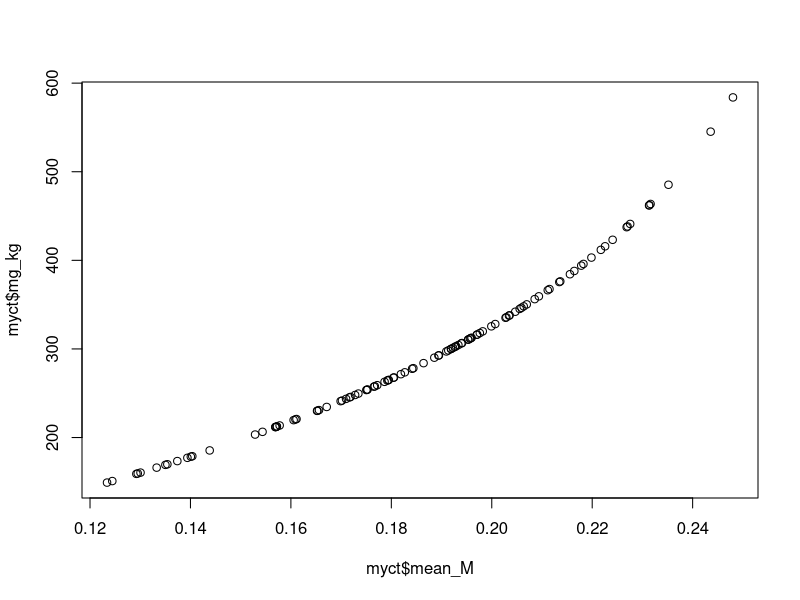
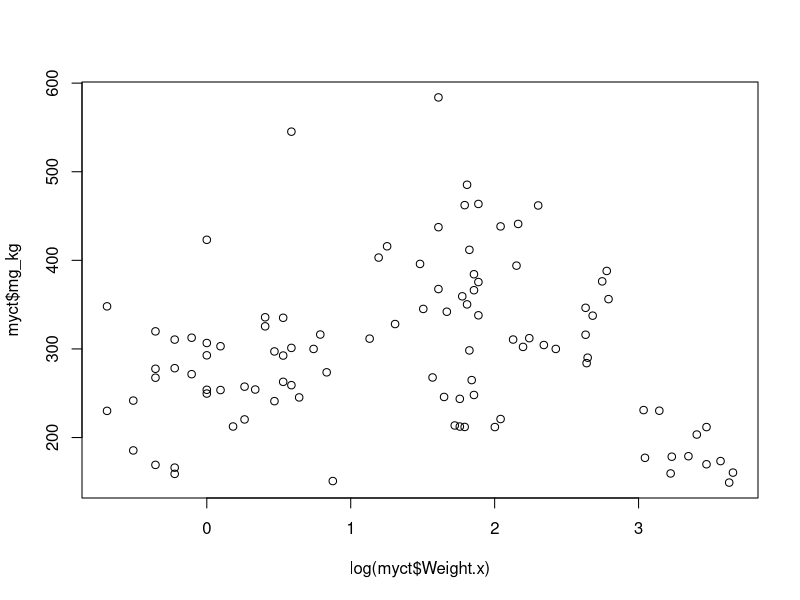
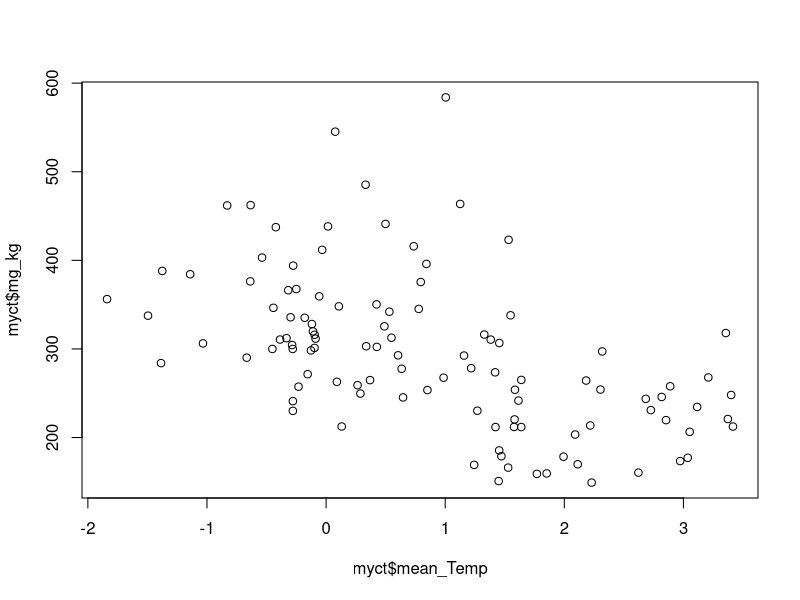
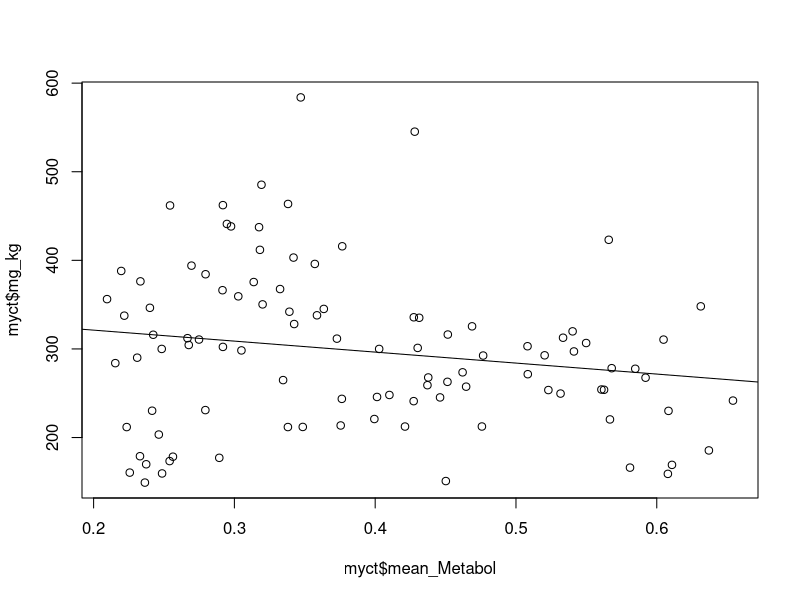

These figures' R source, in order:
#### LME4 With Conversions ####

library(tidyverse)
library(lme4)
library(lmerTest)

# Read in file

myct <- read.csv("Data/Myctophids_M_Temp_Bel.csv")

#### Convert M Values to Oxygen Consumption (mg/kg/h) ####

# Create function

mg_kg <- function(C_resp){
  C <- 0.2746 # Upper bound - Martino et al. 2020
  k <- 0.004 # Decay constant - Martino et al. 2020
  a <- C_resp/C
  mg_kg <- -(log(1-a)/k)
  print(mg_kg)
}

myct$mg_kg <- mg_kg(myct$mean_M)

# Plot

plot(myct$mean_M, myct$mg_kg)

#### Do Models ####

# Main model

M_T_W_mod <- lmer(mg_kg ~ log(Weight.x) + mean_Temp + (1|sciname), myct)
summary(M_T_W_mod)
ranef(M_T_W_mod)
ranova(M_T_W_mod)

plot(log(myct$Weight.x), myct$mg_kg)
plot(myct$mean_Temp, myct$mg_kg)

# Belcher model

Bel_Mod <- lm(mg_kg ~ mean_Metabol, myct)
summary(Bel_Mod)
plot(myct$mean_Metabol, myct$mg_kg)
abline(346, -124)
